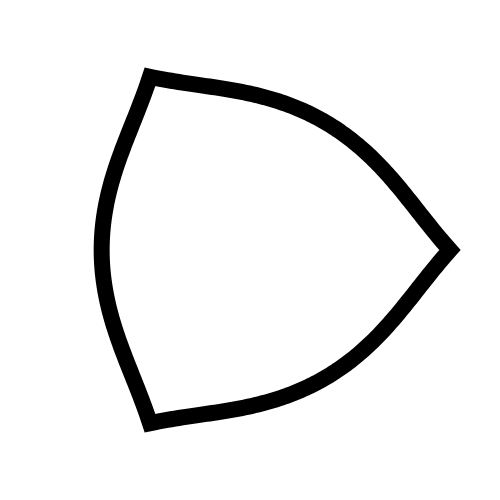
Frame 1 (no input)
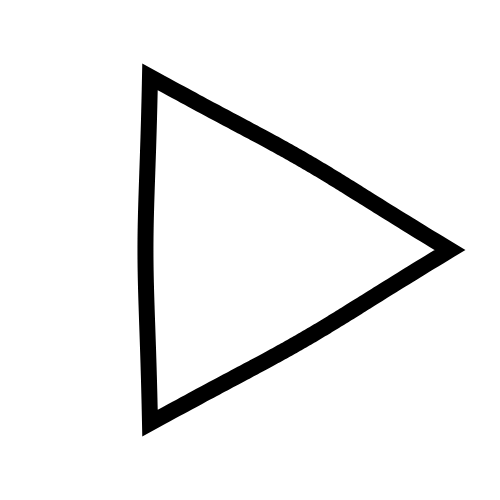
Frame 60 (no input)
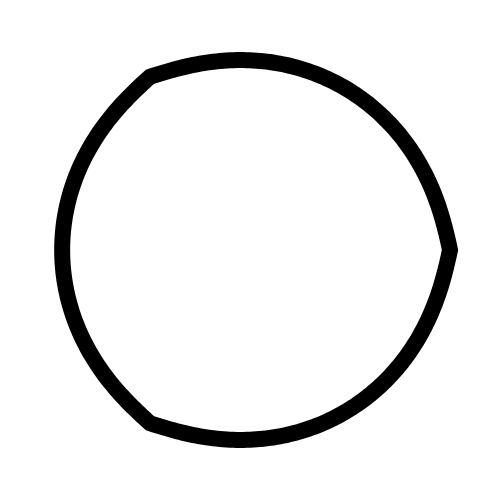
Frame 120 (the mouse pressed at the canvas centre since frame 60)

The p5.js sketch that drew these frames (run headless with seeded random() and noise() and a simulated clock; from frame 60 on, the mouse is pressed at the canvas centre):

// p5.js sketch
// ── sketch.js
var shape = true;

function setup() {
	createCanvas(500, 500);
	stroke(0);
	strokeWeight(16);
	fill(255);
}

function draw() {
	display();
}

function display() {
	background(255);
	translate(width/2,height/2);

	var spacing = 2*PI/360;
	pointscir = [];
	pointstri = [];
	pointsmorph = [];
	radius = 200;

	for (i=0;i<2*PI;i+=spacing) {
		if (i>2*PI) {
			i-=2*PI;
		}

		var cirx = cos(i);
		var ciry = sin(i);
		var cirv = new p5.Vector(cirx,ciry);
		cirv = cirv.mult(radius);
		pointscir.push(cirv);

		if (i<2*PI*1/3) {
			var trix = (-sin(2*PI*1/3)/(-1.5))/(tan(i)-sin(2*PI*1/3)/(-1.5));
		}
		else if (i<2*PI*2/3) {
			var trix = -0.5;
		}
		else {
			var trix = (-sin(2*PI*1/3)/(1.5))/(tan(i)-sin(2*PI*1/3)/(1.5));
		}
		var triy = tan(i)*trix
		var triv = new p5.Vector(trix,triy);
		triv = triv.mult(radius);
		pointstri.push(triv);

		var amt = (sin(frameCount/30)+1)/2;
		var cirtri = new p5.Vector(trix-cirx,triy-ciry);
		var morv = new p5.Vector(cirx+cirtri.x*amt,ciry+cirtri.y*amt);
		morv = morv.mult(radius);
		pointsmorph.push(morv);
	}



	//drawing
	beginShape();
	for (i=0;i<pointsmorph.length;i++) {
		vertex(pointsmorph[i].x,pointsmorph[i].y);
	}
	endShape(CLOSE);
}

function mousePressed() {
	shape = !shape;
}
